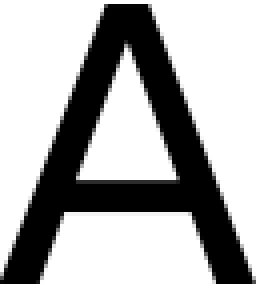
#> input picture testeCases/unknown/A-1.png, 64 x 72 px, found by its file name (shown 4 times larger)
$ python main.py testeCases/unknown/A-1.png testeCases/A.png   (Python 2 division)
#> lines starting #> are read from the running program, lines starting #| are printed output that depends on the picture
#> in handle_image_conversion, image is the input picture: PIL image 64x72 RGBA; mean R, G, B, A 172.4, 172.4, 172.4, 255
### ImageToAscii.py
'''
Font: https://www.hackerearth.com/practice/notes/beautiful-python-a-simple-ascii-art-generator-from-images/
'''
from PIL import Image
import sys

ASCII_CHARS = ['#', '?', '%', '.', 'S', '+', '.', '*', ':', ',', '@']


def __scale_image(image, new_width=100):
	"""
	Resizes an image preserving the aspect ratio.
	"""
#> called with new_width = 100
	(original_width, original_height) = image.size
#> original_width = 64; original_height = 72
	aspect_ratio = original_height/float(original_width)
#> aspect_ratio = 1.12
	new_height = int(aspect_ratio * new_width)
#> new_height = 112

	new_image = image.resize((new_width, new_height))
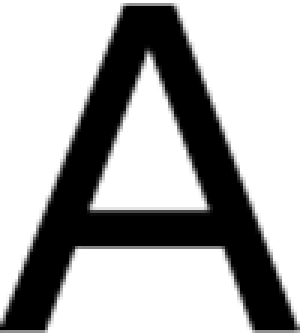
#> new_image: PIL image 100x112 RGBA (shown 3 times larger); mean R, G, B, A 172.5, 172.5, 172.5, 255
	return new_image


def __convert_to_grayscale(image):
	# TODO: usar algoritmo feito para os projetos
	return image.convert('L')


def __map_pixels_to_ascii_chars(image, range_width=25):
	"""
	Maps each pixel to an ascii char based on the range
	in which it lies.

	0-255 is divided into 11 ranges of 25 pixels each.
	"""
#> called with range_width = 25

	pixels_in_image = list(image.getdata())
#> pixels_in_image = 11200 values, max 255 at index 0, min 0 at index 243, mean 172.5
	pixels_to_chars = [ASCII_CHARS[pixel_value/range_width] for pixel_value in
					   pixels_in_image]
#> pixels_to_chars = 11200 items, first 6: '@', '@', '@', '@', '@', '@'

	return "".join(pixels_to_chars)


def __convert_image_to_ascii(image, new_width=100):
	image = __scale_image(image)
	image = __convert_to_grayscale(image)

	pixels_to_chars = __map_pixels_to_ascii_chars(image)
	len_pixels_to_chars = len(pixels_to_chars)
#> len_pixels_to_chars = 11200

	image_ascii = [pixels_to_chars[index: index + new_width] for index in
				   xrange(0, len_pixels_to_chars, new_width)]
#> image_ascii = 112 items
#> call 2 of handle_image_conversion, with image_filepath = 'testeCases/A.png'
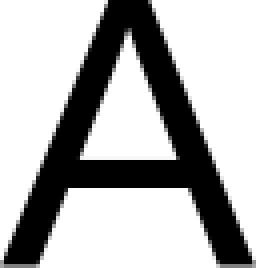
#> input picture testeCases/A.png, 64 x 67 px (shown 4 times larger)
#> in handle_image_conversion, image is the input picture: PIL image 64x67 RGBA; mean R, G, B, A 176.4, 176.4, 176.4, 255

	return "\n".join(image_ascii)


def handle_image_conversion(image_filepath):

	image = None
	try:
		# try to read the image
		image = Image.open(image_filepath)
	except Exception, e:
		print "Unable to open image file {image_filepath}.".format(
			image_filepath=image_filepath)
		print e
		return

	image_ascii = __convert_image_to_ascii(image)
#> call 2 of __scale_image, with new_width = 100
#> in __scale_image (call 2), `new_image = image.resize((new_width, new_height))`:
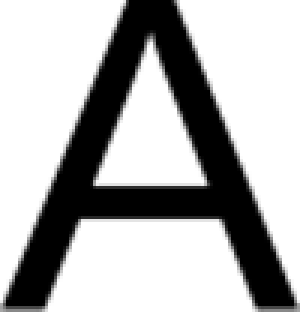
#> new_image: PIL image 100x104 RGBA (shown 3 times larger); mean R, G, B, A 176.4, 176.4, 176.4, 255
	# print image_ascii
	return image_ascii


# [5 lines that do not run on import are left out]

### Levenshtein.py

import numpy as np

def levenshtein(source, target):
	'''
	Distance between 2 words. The larger the integer, the more different the strings are

	Font to more versions:
		# https://en.wikibooks.org/wiki/Algorithm_Implementation/Strings/Levenshtein_distance#Python
	'''

	print("initializing levenshetein")


	if len(source) < len(target):
		return levenshtein(target, source)

	# So now we have len(source) >= len(target).
	if len(target) == 0:
		return len(source)

	# We call tuple() to force strings to be used as sequences
	# ('c', 'a', 't', 's') - numpy uses them as values by default.
	source = np.array(tuple(source))
	target = np.array(tuple(target))

	# We use a dynamic programming algorithm, but with the
	# added optimization that we only need the last two rows
	# of the matrix.
	previous_row = np.arange(target.size + 1)
	for s in source:
		# Insertion (target grows longer than source):
		current_row = previous_row + 1

		# Substitution or matching:
		# Target and source items are aligned, and either
		# are different (cost of 1), or are the same (cost of 0).
		current_row[1:] = np.minimum(
			current_row[1:],
			np.add(previous_row[:-1], target != s))

		# Deletion (target grows shorter than source):
		current_row[1:] = np.minimum(
			current_row[1:],
			current_row[0:-1] + 1)

		previous_row = current_row

	return previous_row[-1]


# [12 lines that do not run on import are left out]

### main.py
import logging
import ImageToAscii
import Levenshtein

def main(image1_path, image2_path):

	# read image

	# Use technology similar to QR code to correct image angulation

	# resize image


	# image to ascii art
	ascii1 = ImageToAscii.handle_image_conversion(image1_path)
	ascii2 = ImageToAscii.handle_image_conversion(image2_path)


	# find most similar key
	distance = Levenshtein.levenshtein(ascii1, ascii2)
#> distance = 1854

	print distance
#| 1854

if __name__ == '__main__':
	import sys

	# pass path by terminal
	# image1 = sys.argv[1]
	# image2 = sys.argv[2]

	#
	image1 = "testeCases/A-1.png"
	image2 = "testeCases/A.png"

	main(image1, image2)
